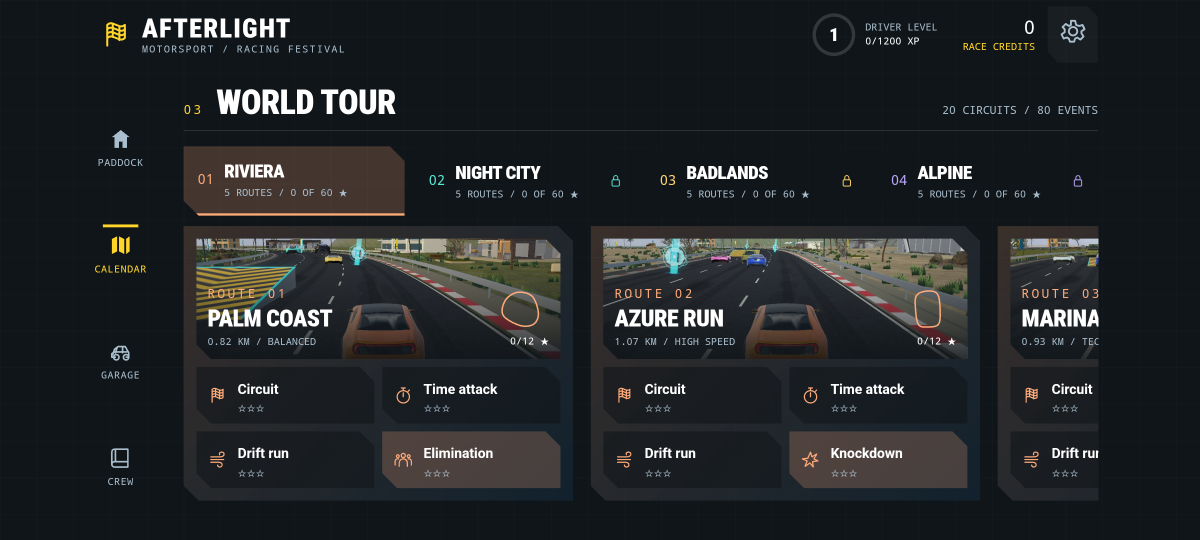
#> input picture release/google-play/qa/phone-04-world.png, 2400 x 1080 px, given in place of Icon.png, which was not available (shown at 1/2 size)
$ python package-store-assets.py
#> lines starting #> are read from the running program, lines starting #| are printed output that depends on the picture
#!/usr/bin/env python3
"""Make Google Play sizes from the original icon and actual Android UI captures."""
from pathlib import Path
from PIL import Image,ImageOps
root=Path(__file__).resolve().parents[2];release=root/'release/google-play';qa=release/'qa';store=release/'store-assets';store.mkdir(parents=True,exist_ok=True)
icon=Image.open(root/'Afterlight/Resources/Assets.xcassets/AppIcon.appiconset/Icon.png').convert('RGB');icon.resize((512,512),Image.Resampling.LANCZOS).save(store/'icon-512.png',optimize=True)
#> further down, icon is the input picture: PIL image 2400x1080 RGB; mean R, G, B 34.8, 37.8, 39.9
#> after `icon = Image.open(root / 'Afterlight/Resources/Assets.xcassets/AppIcon`:
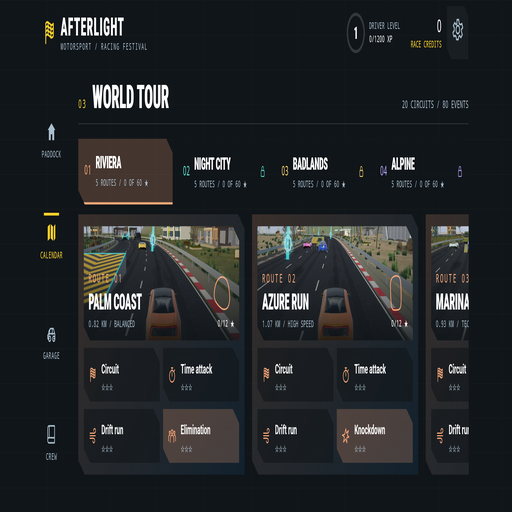
#> saved as icon-512.png: PIL image 512x512 RGB; mean R, G, B 34.7, 37.7, 39.8
home=Image.open(qa/'phone-01-home.png').convert('RGB');ImageOps.fit(home,(1024,500),Image.Resampling.LANCZOS).save(store/'feature-1024x500.png',optimize=True)
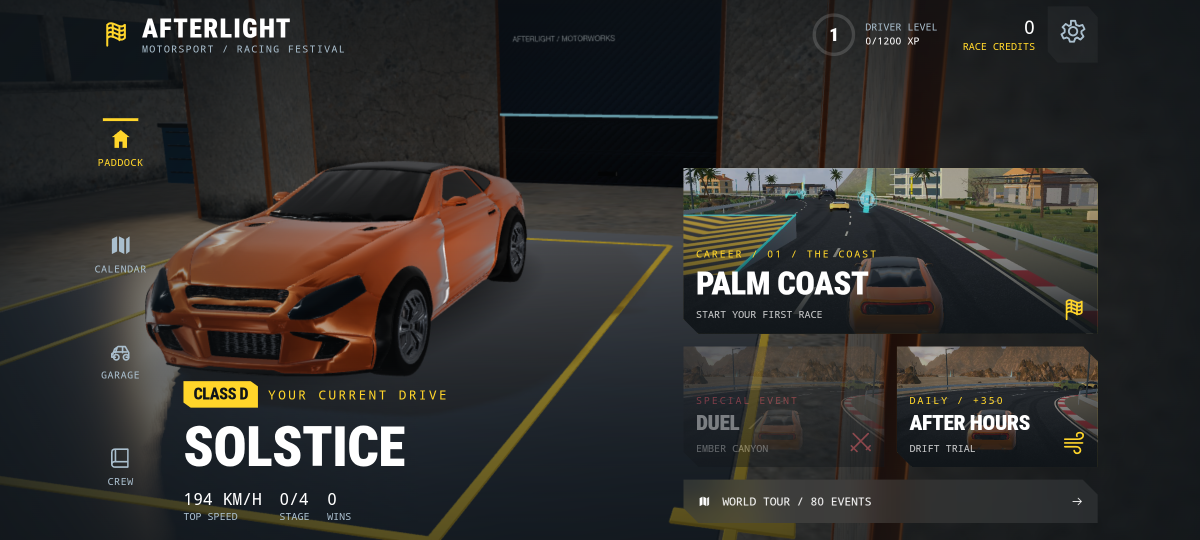
#> input picture release/google-play/qa/phone-01-home.png, 2400 x 1080 px (shown at 1/2 size)
#> further down, home is the input picture: PIL image 2400x1080 RGB; mean R, G, B 48.8, 46.9, 44.7
#> after `home = Image.open(qa / 'phone-01-home.png').convert('RGB')`:
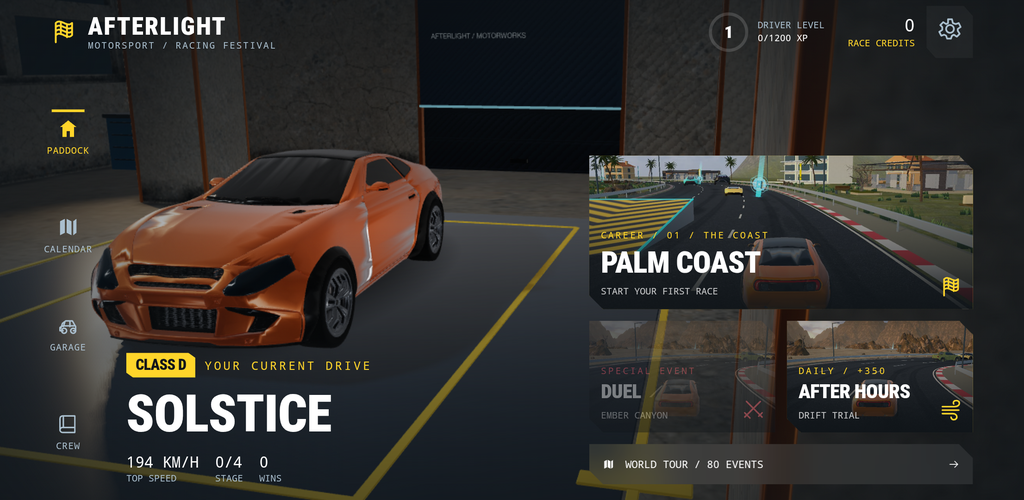
#> saved as feature-1024x500.png: PIL image 1024x500 RGB; mean R, G, B 50.8, 48.4, 45.7
for prefix in ['phone','tablet']:
 folder=store/prefix;folder.mkdir(exist_ok=True)
 for source,name in [('01-home','01-paddock'),('02-garage','02-garage'),('04-world','03-world-tour'),('03-story','04-crew'),('06-race','05-racing'),('08-results','06-results')]:
  file=qa/f'{prefix}-{source}.png';assert file.is_file(),f'Missing actual runtime capture: {file}'
  image=Image.open(file).convert('RGB');assert max(image.size)<=3840
#> (the run stopped early here; a loop or call above may not have finished)
